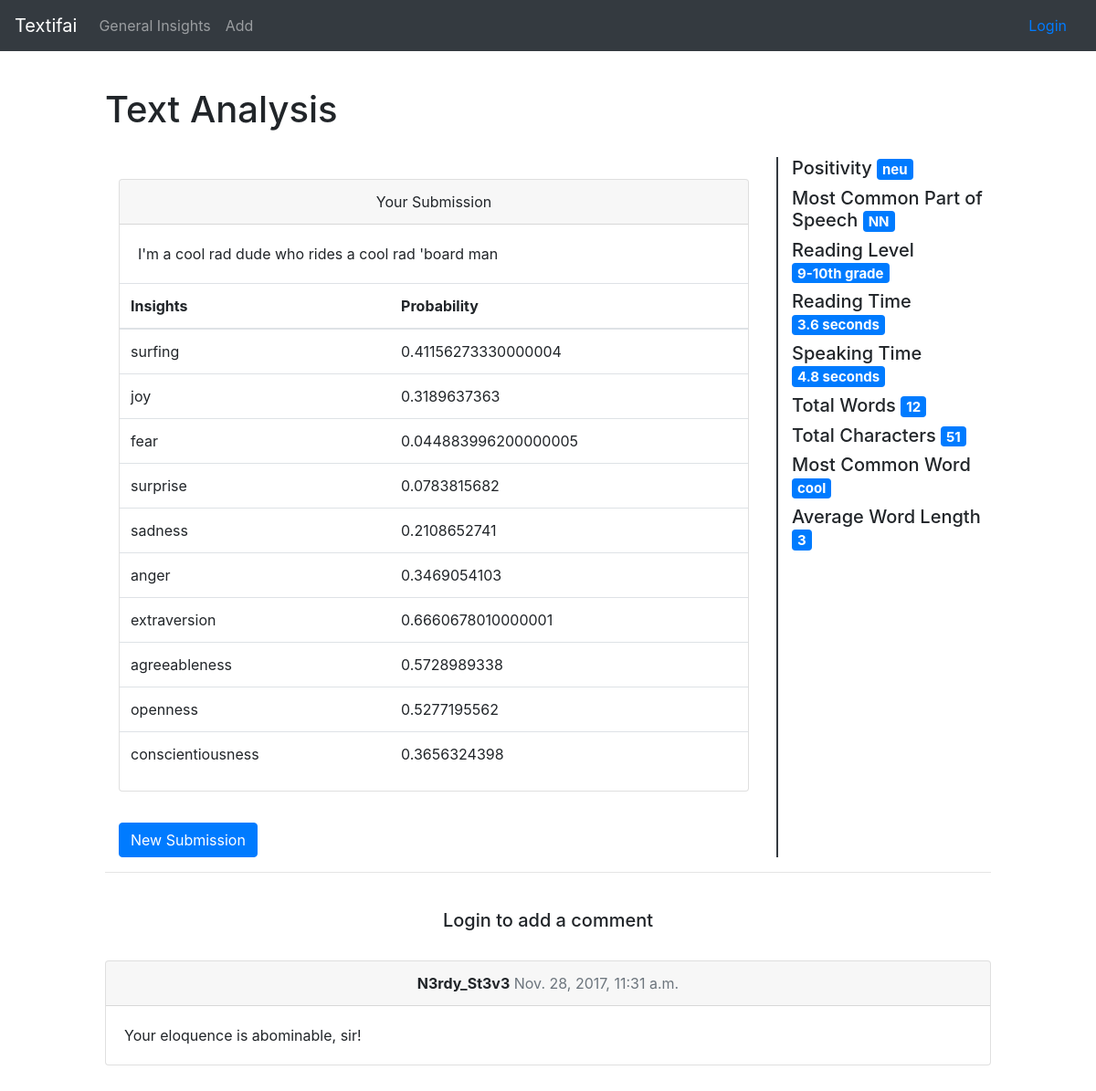
Screenshot of /textifai/featureoutput/19fd6cf7e6a44e64a2fc3abfd121fea0 with the database file from the repository.
### textifai/models.py (models this page shows, shortened)
class Text(models.Model):
    m_id = models.UUIDField(primary_key=True, default=uuid.uuid4, help_text="Unique ID for this particular text.")
    title = models.CharField(max_length=40,  blank=True, help_text="Enter a title for your entry")
    content = models.TextField(help_text="Enter text here")
    time_created = models.DateTimeField(auto_now_add=True)
    user = models.ForeignKey(User)
    mature_content = models.BooleanField()
    class Meta:
        ordering = ["-time_created"]
    def __str__(self):
        return self.content

class Insight(models.Model):
    m_id = models.UUIDField(primary_key=True, default=uuid.uuid4, help_text="Unique ID for this particular insight.")
    tone = models.CharField(max_length=100)
    probability = models.FloatField()
    text = models.ForeignKey(Text)
    user = models.ForeignKey(User)

class GrammaticalInsight(models.Model):
    ADJECTIVE = 'ADJ'
    ADPOSITION = 'ADP'
    ADVERB = 'ADV'
    CONJUNCTION = 'CONJ'
    DETERMINER = 'DET'
    NOUN = 'NOUN'
    NUMERICAL = 'NUM'
    PARTICLE = 'PRT'
    PRONOUN = 'PRO'
    VERB = 'VERB'
    PUNCTUATION = '.'
    OTHER = 'X'
    PARTS_OF_SPEECH = (
        (ADJECTIVE, 'Adjective'),
        (ADPOSITION, 'Adposition'),
        (ADVERB, 'Adverb'),
        (CONJUNCTION, 'Conjunection'),
        (DETERMINER, 'Determiner'),
        (NOUN, 'Noun'),
        (NUMERICAL, 'Numerical'),
        (PARTICLE, 'Particle'),
        (PRONOUN, 'Pronoun'),
        (VERB, 'Verb'),
        (PUNCTUATION, 'Punctuation'),
        (OTHER, 'Other'),
    )
    m_id = models.UUIDField(primary_key=True, default=uuid.uuid4
                            , help_text="Unique ID for GrammaticalInsight.")
    user = models.ForeignKey(User)
    text = models.ForeignKey(Text)
    positivity = models.CharField(max_length=24)
    most_common_pos = models.CharField(max_length=4, choices=PARTS_OF_SPEECH)
    reading_level = models.CharField(max_length=100)
    reading_time = models.CharField(max_length=100)
    speaking_time = models.CharField(max_length=100)
    total_words = models.IntegerField()
    total_chars = models.IntegerField()
    most_common_word = models.CharField(max_length=100)
    average_word_length = models.IntegerField()

class Comment(models.Model):
    m_id = models.UUIDField(primary_key=True, default=uuid.uuid4, help_text="Unique ID for this particular comment.")
    content = models.TextField(max_length=500)
    text = models.ForeignKey(Text)
    time_created = models.DateTimeField(auto_now_add=True)
    user = models.ForeignKey(User)

### textifai/views.py (the view)
# urls.py: url(r'^featureoutput/(?P<pk>[-\w]+$)', views.featureoutput, name='featureoutput'),
def featureoutput(request, pk):
    text = get_object_or_404(Text, pk=pk)
    return _post_featureoutput(request, text) if request.method == 'POST' else\
        _render_featureoutput(request, text)

### textifai/views.py (called while the page is built)
def _render_featureoutput(request, text):
    context_dict = {
        'text': text,
        'author': text.user,
        'insights': Insight.objects.filter(text=text),
        'g_insights': GrammaticalInsight.objects.filter(text=text).first(),
        'comments': Comment.objects.filter(text=text),}
    return render(request, 'featureoutput.html', context=context_dict)

### textifai/templates/featureoutput.html (shortened to what this page needs)
{% extends "base_2col.html" %}
{% block page_head %}
<h1>Text Analysis</h1>
{% endblock %}
{% block left_col %}
<div class="container">
    <br>
    <div class="card">
        <div class="card-header">
            Your Submission
        </div>
        <div class="card-body">
            {{ text }}
        </div>
        <table class="table">
            <thead>
                <tr>
                    <th>Insights</th>
                    <th>Probability</th>
                </tr>
            </thead>
            <tbody>
                {% for item in insights %}
                <tr>
                    <td>
                        {{ item.tone }}
                    </td>
                    <td>
                        {{ item.probability }}
                    </td>
                </tr>
                {% endfor %}
            </tbody>
        </table>
    </div>
    <br>
    <form method="POST" action="">
        <button type="submit" name="new_submission_button" value=True class="btn btn-primary">New Submission
        </button>
    </form>
</div>
{% endblock %}
{% block right_col %}
<h5>Positivity
    <span class="badge badge-primary">{{ g_insights.positivity }}</span>
</h5>
<h5>Most Common Part of Speech
    <span class="badge badge-primary">{{ g_insights.most_common_pos }}</span>
</h5>
<h5>Reading Level
    <span class="badge badge-primary">{{ g_insights.reading_level }} </span>
</h5>
<h5>Reading Time
    <span class="badge badge-primary">{{ g_insights.reading_time }}</span>
</h5>
<h5>Speaking Time
    <span class="badge badge-primary">{{ g_insights.speaking_time }}</span>
</h5>
<h5>Total Words
    <span class="badge badge-primary">{{ g_insights.total_words }}</span>
</h5>
<h5>Total Characters
    <span class="badge badge-primary">{{ g_insights.total_chars }}</span>
</h5>
<h5>Most Common Word
    <span class="badge badge-primary">{{ g_insights.most_common_word }}</span>
</h5>
<h5>Average Word Length
    <span class="badge badge-primary">{{ g_insights.average_word_length }}</span>
</h5>
{% endblock %}
{% block footer %}
<hr>
<br>
<div class="row justify-content-center">
    {% if user.is_authenticated %}
    <div class="row justify-content-center" style="width:100%;">
        <div class="container">
            <form method="POST" action="">
                <div class="form-group">
                    <label for="comment_input">Add Comment</label>
                    <textarea class="form-control" style="resize: none;" id="id_comment_input" name="comment_input" rows="2"></textarea>
                </div>
                <div class="form-group">
                    {% csrf_token %}
                    <button name="comment_input_button" type="submit" value=True class="btn btn-primary">Add Comment
                    </button>
                </div>
            </form>
        </div>
    </div>
    {% else %}
    <h5>Login to add a comment</h5>
    {% endif %}
</div>
<br>
{% for comment in comments %}
<div class="card">
    <div class="card-header">
        <strong>{{ comment.user.username }}</strong>
        <span class="text-muted">{{ comment.time_created }}</span>
    </div>
    <div class="card-body">
        {{ comment.content }}
    </div>
</div>
<br>
{% endfor %}
{% endblock %}

### textifai/static/css/styles.css (style rules this page uses)
body { margin: 0; }
.card { flex: 1; min-width: 300px; margin-bottom: 10px; }
.card-header { text-align: center; }

### rows the page displays
Text: content "I'm a cool rad dude who rides a cool rad 'board man"
Insight: tone "surfing", probability "0.41156273330000004"
Insight: tone "joy", probability "0.3189637363"
Insight: tone "fear", probability "0.044883996200000005"
Insight: tone "surprise", probability "0.0783815682"
Insight: tone "sadness", probability "0.2108652741"
Insight: tone "anger", probability "0.3469054103"
Insight: tone "extraversion", probability "0.6660678010000001"
Insight: tone "agreeableness", probability "0.5728989338"
Insight: tone "openness", probability "0.5277195562"
Insight: tone "conscientiousness", probability "0.3656324398"
GrammaticalInsight: positivity "neu", most_common_pos "NN", reading_level "9-10th grade", reading_time "3.6 seconds", speaking_time "4.8 seconds", total_words "12", total_chars "51", most_common_word "cool", average_word_length "3"
Comment: user.username "N3rdy_St3v3", time_created "Nov. 28, 2017, 11:31 a.m.", content "Your eloquence is abominable, sir!"
